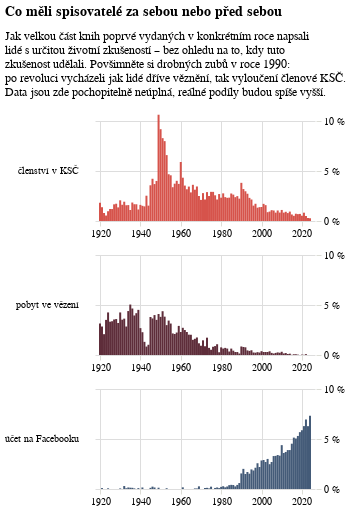

The notebook cell this image was saved under:
### Code cell
podily_faceted = alt.Chart(
    alt_friendly(pl.concat([kriminal, ksc, fb])), 
    title={'text': ["Co měli spisovatelé za sebou nebo před sebou"], "subtitle":
        ["Jak velkou část knih poprvé vydaných v konkrétním roce napsali",
        "lidé s určitou životní zkušeností – bez ohledu na to, kdy tuto",
        "zkušenost udělali. Povšimněte si drobných zubů v roce 1990:", 
        "po revoluci vycházeli jak lidé dříve věznění, tak vyloučení členové KSČ.",
        "Data jsou zde pochopitelně neúplná, reálné podíly budou spíše vyšší."
    ]}, width=300).mark_bar(width=2).encode(
    alt.X("rok:T", 
          title=None,
          axis=alt.Axis(domainOpacity=0, tickColor='#DCDDD6')
    ),
    alt.Y('podil:Q', 
          axis=alt.Axis(labelExpr="datum.label * 100 + ' %'", orient='right', domainOpacity=0, tickColor='#DCDDD6'), 
          title=None,
          scale=alt.Scale(domainMax=0.1)
    ),
    alt.Color("co:N", 
              title=None, 
              legend=None,
              scale=alt.Scale(range=['#445B78', '#5E2D3A', '#D6534B', '#9CA545','#E09DA3']),
              sort=["účet na Facebooku","pobyt ve vězení","členství v KSČ"]
    ),
    row=alt.Row(
        "co:N", 
        title=None, 
        spacing=15, 
        header=alt.Header(labelAngle=0, labelAlign='left', labelAnchor='middle', labelFont='Asap'),
        sort=["členství v KSČ","pobyt ve vězení","účet na Facebooku"]
    )
).resolve_scale(
    x='independent',
    y='independent'
).properties(height=100, width=220).configure_view(stroke='transparent').resolve_scale(x="shared").resolve_axis(x="independent")

podily_faceted

### Figure 1 — Vega-Lite specification as saved in the notebook (floating-point values rounded to 4 significant figures; data arrays with more than 128 entries replaced by an {"elided": "..."} marker saying what was removed)
{"config": {"title": {"font": "Noticia Text", "fontSize": 14, "anchor": "start", "lineHeight": 21, "fontWeight": "bolder", "subtitleFont": "Noticia Text", "subtitleFontSize": 12, "subtitlePadding": 12, "dy": -12}, "axis": {"labelFont": "Asap", "titleFont": "Asap", "fontWeight": "lighter", "titleFontWeight": "lighter", "labelFontSize": 10, "titleFontSize": 10, "labelPadding": 2, "titlePadding": 10, "domainOpacity": 0, "tickColor": "#DCDDD6"}, "legend": {"labelFont": "Asap", "labelFontWeight": "normal", "titleFont": "Asap", "titleFontWeight": "normal", "labelFontSize": 10, "titleFontSize": 10}, "view": {"stroke": "transparent"}}, "data": {"name": "data-dd671f224c6cc8150d397468565c4308"}, "mark": {"type": "bar", "width": 2}, "encoding": {"color": {"field": "co", "legend": null, "scale": {"range": ["#445B78", "#5E2D3A", "#D6534B", "#9CA545", "#E09DA3"]}, "sort": ["účet na Facebooku", "pobyt ve vězení", "členství v KSČ"], "title": null, "type": "nominal"}, "row": {"field": "co", "header": {"labelAlign": "left", "labelAnchor": "middle", "labelAngle": 0, "labelFont": "Asap"}, "sort": ["členství v KSČ", "pobyt ve vězení", "účet na Facebooku"], "spacing": 15, "title": null, "type": "nominal"}, "x": {"axis": {"domainOpacity": 0, "tickColor": "#DCDDD6"}, "field": "rok", "title": null, "type": "temporal"}, "y": {"axis": {"domainOpacity": 0, "labelExpr": "datum.label * 100 + ' %'", "orient": "right", "tickColor": "#DCDDD6"}, "field": "podil", "scale": {"domainMax": 0.1}, "title": null, "type": "quantitative"}}, "height": 100, "resolve": {"axis": {"x": "independent"}, "scale": {"x": "shared"}}, "title": {"text": ["Co měli spisovatelé za sebou nebo před sebou"], "subtitle": ["Jak velkou část knih poprvé vydaných v konkrétním roce napsali", "lidé s určitou životní zkušeností – bez ohledu na to, kdy tuto", "zkušenost udělali. Povšimněte si drobných zubů v roce 1990:", "po revoluci vycházeli jak lidé dříve věznění, tak vyloučení členové KSČ.", "Data jsou zde pochopitelně neúplná, reálné podíly budou spíše vyšší."]}, "width": 220, "$schema": "https://vega.github.io/schema/vega-lite/v5.8.0.json", "datasets": {"data-dd671f224c6cc8150d397468565c4308": {"elided": "315 records"}}}
